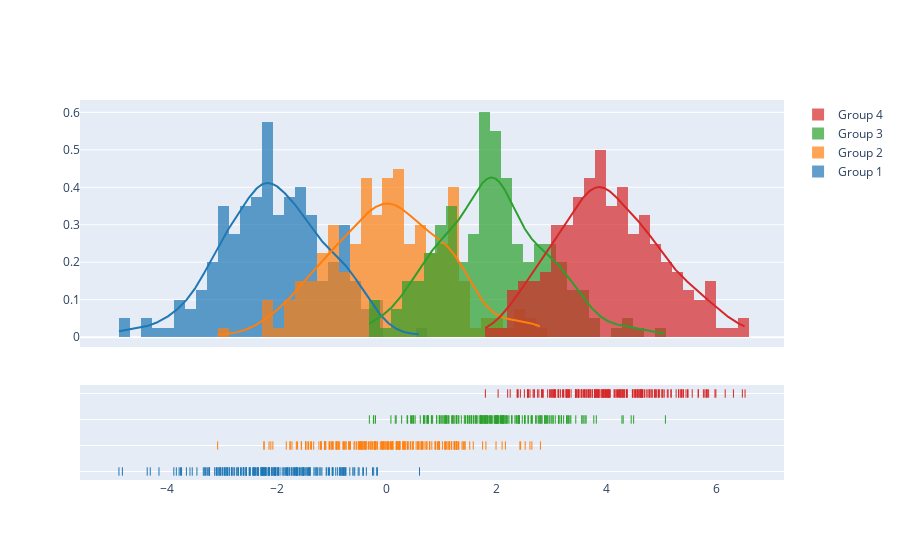

The notebook cell this image was saved under:
### Code cell
import plotly.figure_factory as ff

# Add histogram data
x1 = np.random.randn(200) - 2
x2 = np.random.randn(200)
x3 = np.random.randn(200) + 2
x4 = np.random.randn(200) + 4

# Group data together
hist_data = [x1, x2, x3, x4]

group_labels = ['Group 1', 'Group 2', 'Group 3', 'Group 4']

# Create distplot with custom bin_size
fig = ff.create_distplot(hist_data, group_labels, bin_size=.2)
fig.show()

### Figure 1 — Plotly figure (JSON) as saved in the notebook; plotly's stock layout.template omitted (floating-point values rounded to 4 significant figures; data arrays with more than 128 entries replaced by an {"elided": "..."} marker saying what was removed)
{"data": [{"autobinx": false, "histnorm": "probability density", "legendgroup": "Group 1", "marker": {"color": "rgb(31, 119, 180)"}, "name": "Group 1", "opacity": 0.7, "type": "histogram", "x": {"elided": "200 float values"}, "xaxis": "x", "xbins": {"end": 0.5985, "size": 0.2, "start": -4.871}, "yaxis": "y"}, {"autobinx": false, "histnorm": "probability density", "legendgroup": "Group 2", "marker": {"color": "rgb(255, 127, 14)"}, "name": "Group 2", "opacity": 0.7, "type": "histogram", "x": {"elided": "200 float values"}, "xaxis": "x", "xbins": {"end": 2.799, "size": 0.2, "start": -3.075}, "yaxis": "y"}, {"autobinx": false, "histnorm": "probability density", "legendgroup": "Group 3", "marker": {"color": "rgb(44, 160, 44)"}, "name": "Group 3", "opacity": 0.7, "type": "histogram", "x": {"elided": "200 float values"}, "xaxis": "x", "xbins": {"end": 5.073, "size": 0.2, "start": -0.3141}, "yaxis": "y"}, {"autobinx": false, "histnorm": "probability density", "legendgroup": "Group 4", "marker": {"color": "rgb(214, 39, 40)"}, "name": "Group 4", "opacity": 0.7, "type": "histogram", "x": {"elided": "200 float values"}, "xaxis": "x", "xbins": {"end": 6.522, "size": 0.2, "start": 1.797}, "yaxis": "y"}, {"legendgroup": "Group 1", "marker": {"color": "rgb(31, 119, 180)"}, "mode": "lines", "name": "Group 1", "showlegend": false, "type": "scatter", "x": {"elided": "500 float values"}, "xaxis": "x", "y": {"elided": "500 float values"}, "yaxis": "y"}, {"legendgroup": "Group 2", "marker": {"color": "rgb(255, 127, 14)"}, "mode": "lines", "name": "Group 2", "showlegend": false, "type": "scatter", "x": {"elided": "500 float values"}, "xaxis": "x", "y": {"elided": "500 float values"}, "yaxis": "y"}, {"legendgroup": "Group 3", "marker": {"color": "rgb(44, 160, 44)"}, "mode": "lines", "name": "Group 3", "showlegend": false, "type": "scatter", "x": {"elided": "500 float values"}, "xaxis": "x", "y": {"elided": "500 float values"}, "yaxis": "y"}, {"legendgroup": "Group 4", "marker": {"color": "rgb(214, 39, 40)"}, "mode": "lines", "name": "Group 4", "showlegend": false, "type": "scatter", "x": {"elided": "500 float values"}, "xaxis": "x", "y": {"elided": "500 float values"}, "yaxis": "y"}, {"legendgroup": "Group 1", "marker": {"color": "rgb(31, 119, 180)", "symbol": "line-ns-open"}, "mode": "markers", "name": "Group 1", "showlegend": false, "type": "scatter", "x": {"elided": "200 float values"}, "xaxis": "x", "y": {"elided": "200 str values"}, "yaxis": "y2"}, {"legendgroup": "Group 2", "marker": {"color": "rgb(255, 127, 14)", "symbol": "line-ns-open"}, "mode": "markers", "name": "Group 2", "showlegend": false, "type": "scatter", "x": {"elided": "200 float values"}, "xaxis": "x", "y": {"elided": "200 str values"}, "yaxis": "y2"}, {"legendgroup": "Group 3", "marker": {"color": "rgb(44, 160, 44)", "symbol": "line-ns-open"}, "mode": "markers", "name": "Group 3", "showlegend": false, "type": "scatter", "x": {"elided": "200 float values"}, "xaxis": "x", "y": {"elided": "200 str values"}, "yaxis": "y2"}, {"legendgroup": "Group 4", "marker": {"color": "rgb(214, 39, 40)", "symbol": "line-ns-open"}, "mode": "markers", "name": "Group 4", "showlegend": false, "type": "scatter", "x": {"elided": "200 float values"}, "xaxis": "x", "y": {"elided": "200 str values"}, "yaxis": "y2"}], "layout": {"barmode": "overlay", "hovermode": "closest", "legend": {"traceorder": "reversed"}, "xaxis": {"anchor": "y2", "domain": [0.0, 1.0], "zeroline": false}, "yaxis": {"anchor": "free", "domain": [0.35, 1], "position": 0.0}, "yaxis2": {"anchor": "x", "domain": [0, 0.25], "dtick": 1, "showticklabels": false}}}
